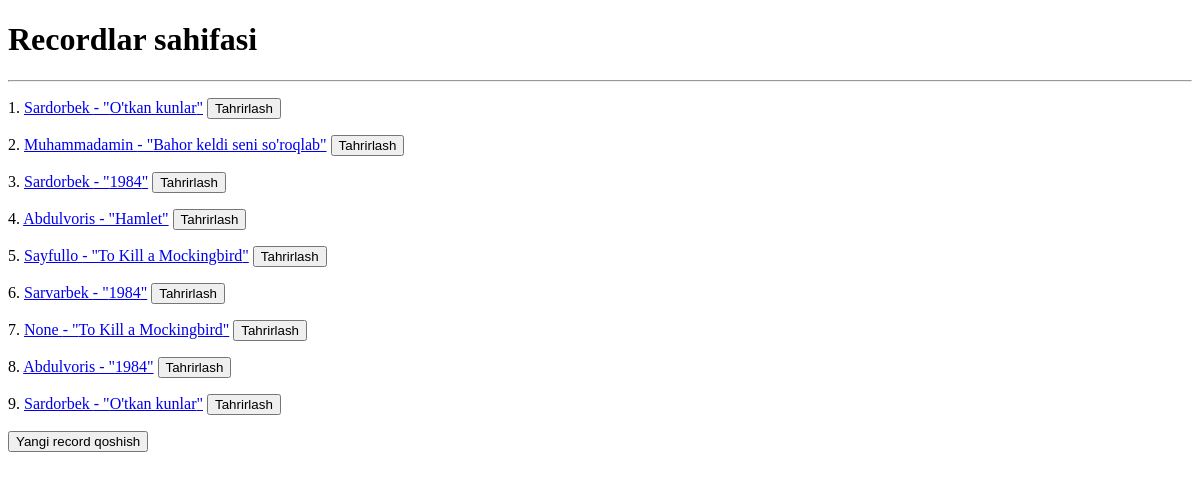
The page /recordlar/ on the database as committed earlier.
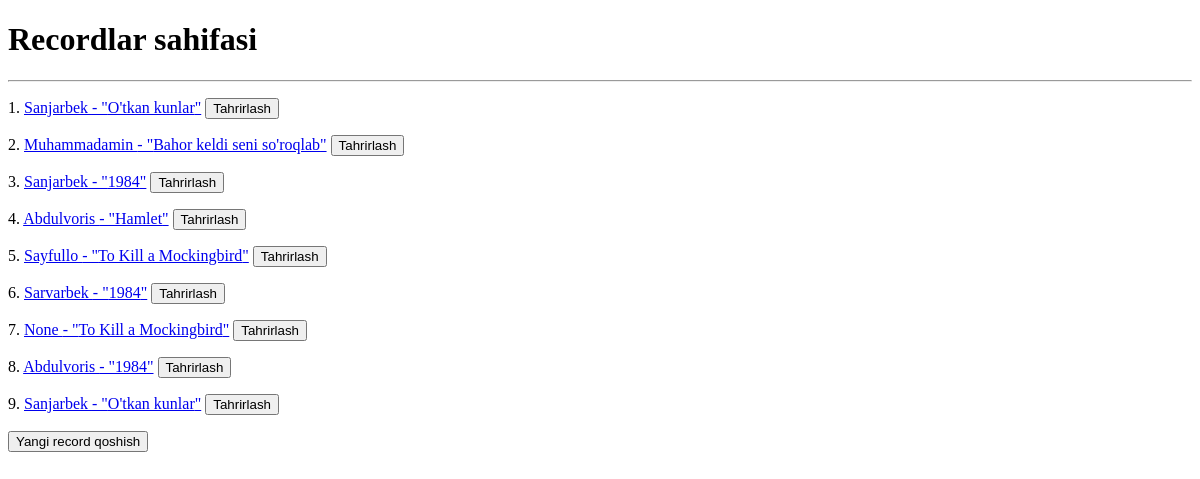
The same page on the database as committed later.
### mainApp/models.py (models this page shows, shortened)
class Record(models.Model):
    talaba = models.ForeignKey(Talaba, on_delete=models.SET_NULL, null=True)
    kitob = models.ForeignKey(Kitob, on_delete=models.SET_NULL, null=True)
    kutubxonachi = models.ForeignKey(Kutubxonachi, on_delete=models.SET_NULL, null=True)
    olingan_sana = models.DateTimeField(auto_now_add=True)
    qaytarilgan_sana = models.DateTimeField(blank=True, null=True)
    qaytardi = models.BooleanField(default=False)
    class Meta:
        verbose_name_plural = "Rekordlar"
        verbose_name = "Rekord"

class Talaba(models.Model):
    ism = models.CharField(max_length=100)
    kurs = models.PositiveSmallIntegerField(default=1)
    guruh = models.CharField(max_length=100)
    yosh = models.PositiveSmallIntegerField(default=18)
    kitob_soni = models.PositiveSmallIntegerField(default=0)
    def __str__(self):
        return self.ism
    class Meta:
        verbose_name_plural = "Talabalar"

class Kitob(models.Model):
    nom = models.CharField(max_length=255)
    annotatsiya = models.TextField(blank=True, null=True)
    janr = models.CharField(max_length=255)
    sahifa = models.PositiveIntegerField()
    muallif = models.ForeignKey(Muallif, on_delete=SET_NULL, null=True)
    def __str__(self):
        return self.nom
    class Meta:
        verbose_name_plural = "Kitoblar"

### mainApp/views.py (the view)
# urls.py: path('recordlar/', recordlar_view, name="recordlar"),
def recordlar_view(request):
    recordlar = Record.objects.all()
    context = {
        'recordlar' : recordlar
    }
    return render(request, 'recordlar.html', context=context)

### templates/recordlar.html (shortened to what this page needs)
<!DOCTYPE html>
<html lang="en">
<head>
</head>
<body>
<h1>Recordlar sahifasi</h1>
<hr>
{% for record in recordlar %}
  <p>{{ forloop.counter }}.
      <a href="{{ record.id }}">{{ record.talaba }} - "{{ record.kitob }}"</a>
      <a href="/recordlar/{{ record.id }}/update/">
          <button>Tahrirlash</button>
      </a>
  </p>
{% endfor %}
<a href="{% url 'record_qoshish' %}">
    <button>Yangi record qoshish</button>
</a>
</body>
</html>

Rows that differ between the two databases and show on the page:
changed through a linked row, Record (number 1 of 9 on the later page): talaba "Sardorbek" → "Sanjarbek"
changed through a linked row, Record (number 3 of 9 on the later page): talaba "Sardorbek" → "Sanjarbek"
changed through a linked row, Record (number 9 of 9 on the later page): talaba "Sardorbek" → "Sanjarbek"
